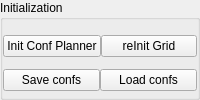
        <widget class="QGroupBox" name="groupBoxInit">
         <property name="title">
          <string>Initialization</string>
         </property>
         <layout class="QVBoxLayout" name="verticalLayout">
          <property name="spacing">
           <number>0</number>
          </property>
          <property name="leftMargin">
           <number>0</number>
          </property>
          <property name="topMargin">
           <number>9</number>
          </property>
          <property name="rightMargin">
           <number>0</number>
          </property>
          <property name="bottomMargin">
           <number>0</number>
          </property>
          <item>
           <widget class="QWidget" name="widgetInit" native="true">
            <layout class="QHBoxLayout" name="horizontalLayout">
             <property name="spacing">
              <number>0</number>
             </property>
             <property name="margin">
              <number>0</number>
             </property>
             <item>
              <widget class="QPushButton" name="pushButtonInit">
               <property name="text">
                <string>Init Conf Planner</string>
               </property>
              </widget>
             </item>
             <item>
              <widget class="QPushButton" name="pushButtonInitEnvGrid">
               <property name="text">
                <string>reInit Grid</string>
               </property>
              </widget>
             </item>
            </layout>
           </widget>
          </item>
          <item>
           <widget class="QWidget" name="widget_2" native="true">
            <layout class="QHBoxLayout" name="horizontalLayout_2">
             <property name="spacing">
              <number>0</number>
             </property>
             <property name="margin">
              <number>0</number>
             </property>
             <item>
              <widget class="QPushButton" name="pushButtonSaveConf">
               <property name="text">
                <string>Save confs</string>
               </property>
              </widget>
             </item>
             <item>
              <widget class="QPushButton" name="pushButtonLoadConf">
               <property name="text">
                <string>Load confs</string>
               </property>
              </widget>
             </item>
            </layout>
           </widget>
          </item>
         </layout>
        </widget>
